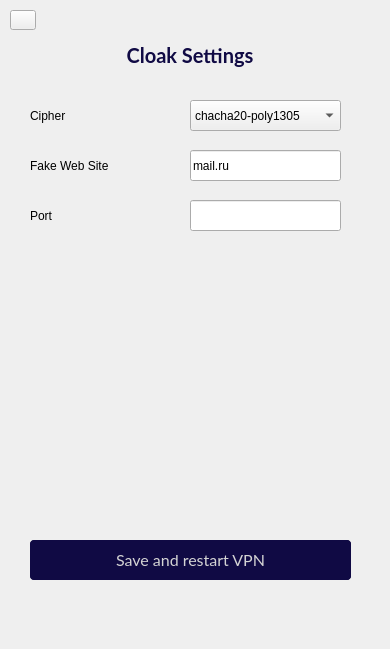
     <widget class="QWidget" name="page_proto_cloak">
      <widget class="QPushButton" name="pushButton_back_from_cloak_settings">
       <property name="geometry">
        <rect>
         <x>10</x>
         <y>10</y>
         <width>26</width>
         <height>20</height>
        </rect>
       </property>
       <property name="cursor">
        <cursorShape>PointingHandCursor</cursorShape>
       </property>
       <property name="styleSheet">
        <string notr="true">QPushButton {
	image: url(:/images/arrow_right.png);
	image-position: left;
	text-align: left;
    /*font: 17pt &quot;Ancient&quot;;*/

	padding: 1px;
	image: url(:/images/arrow_left.png);
}
QPushButton:hover {
	padding: 0px;
}

</string>
       </property>
       <property name="text">
        <string/>
       </property>
      </widget>
      <widget class="QWidget" name="widget_proto_cloak" native="true">
       <property name="geometry">
        <rect>
         <x>0</x>
         <y>40</y>
         <width>381</width>
         <height>600</height>
        </rect>
       </property>
       <widget class="QLineEdit" name="lineEdit_proto_cloak_port">
        <property name="geometry">
         <rect>
          <x>190</x>
          <y>160</y>
          <width>151</width>
          <height>31</height>
         </rect>
        </property>
        <property name="styleSheet">
         <string notr="true"/>
        </property>
        <property name="text">
         <string/>
        </property>
       </widget>
       <widget class="QLabel" name="label_105">
        <property name="enabled">
         <bool>true</bool>
        </property>
        <property name="geometry">
         <rect>
          <x>30</x>
          <y>160</y>
          <width>151</width>
          <height>31</height>
         </rect>
        </property>
        <property name="text">
         <string>Port</string>
        </property>
        <property name="wordWrap">
         <bool>true</bool>
        </property>
       </widget>
       <widget class="QLabel" name="label_44">
        <property name="geometry">
         <rect>
          <x>20</x>
          <y>0</y>
          <width>340</width>
          <height>30</height>
         </rect>
        </property>
        <property name="styleSheet">
         <string notr="true">font-family: Lato;
font-style: normal;
font-weight: bold;
font-size: 20px;
line-height: 25px;
color: #100A44;
</string>
        </property>
        <property name="text">
         <string>Cloak Settings</string>
        </property>
        <property name="alignment">
         <set>Qt::AlignCenter</set>
        </property>
        <property name="wordWrap">
         <bool>true</bool>
        </property>
       </widget>
       <widget class="QLineEdit" name="lineEdit_proto_cloak_site">
        <property name="geometry">
         <rect>
          <x>190</x>
          <y>110</y>
          <width>151</width>
          <height>31</height>
         </rect>
        </property>
        <property name="styleSheet">
         <string notr="true"/>
        </property>
        <property name="text">
         <string>mail.ru</string>
        </property>
       </widget>
       <widget class="QLabel" name="label_102">
        <property name="enabled">
         <bool>true</bool>
        </property>
        <property name="geometry">
         <rect>
          <x>30</x>
          <y>60</y>
          <width>151</width>
          <height>31</height>
         </rect>
        </property>
        <property name="text">
         <string>Cipher</string>
        </property>
        <property name="wordWrap">
         <bool>true</bool>
        </property>
       </widget>
       <widget class="QLabel" name="label_47">
        <property name="geometry">
         <rect>
          <x>30</x>
          <y>110</y>
          <width>130</width>
          <height>31</height>
         </rect>
        </property>
        <property name="minimumSize">
         <size>
          <width>130</width>
          <height>0</height>
         </size>
        </property>
        <property name="maximumSize">
         <size>
          <width>130</width>
          <height>16777215</height>
         </size>
        </property>
        <property name="text">
         <string>Fake Web Site</string>
        </property>
       </widget>
       <widget class="QComboBox" name="comboBox_proto_cloak_cipher">
        <property name="geometry">
         <rect>
          <x>190</x>
          <y>60</y>
          <width>151</width>
          <height>31</height>
         </rect>
        </property>
        <item>
         <property name="text">
          <string>chacha20-poly1305</string>
         </property>
        </item>
        <item>
         <property name="text">
          <string>aes-256-gcm</string>
         </property>
        </item>
        <item>
         <property name="text">
          <string>aes-192-gcm</string>
         </property>
        </item>
        <item>
         <property name="text">
          <string>aes-128-gcm</string>
         </property>
        </item>
        <item>
         <property name="text">
          <string>plain</string>
         </property>
        </item>
       </widget>
       <widget class="QPushButton" name="pushButton_proto_cloak_save">
        <property name="geometry">
         <rect>
          <x>30</x>
          <y>500</y>
          <width>321</width>
          <height>40</height>
         </rect>
        </property>
        <property name="cursor">
         <cursorShape>PointingHandCursor</cursorShape>
        </property>
        <property name="styleSheet">
         <string notr="true">QPushButton {
color:rgb(212, 212, 212);
border-radius: 4px;

font-family: Lato;
font-style: normal;
font-weight: normal;
font-size: 16px;
line-height: 21px;

background: #100A44;
border-radius: 4px;
}
QPushButton:hover {
background: #211966;
}</string>
        </property>
        <property name="text">
         <string>Save and restart VPN</string>
        </property>
       </widget>
       <widget class="QProgressBar" name="progressBar_proto_cloak_reset">
        <property name="geometry">
         <rect>
          <x>30</x>
          <y>500</y>
          <width>321</width>
          <height>40</height>
         </rect>
        </property>
        <property name="styleSheet">
         <string notr="true">QProgressBar{
color:rgb(212, 212, 212);
border-radius: 4px;

font-family: Lato;
font-style: normal;
font-weight: normal;
font-size: 16px;
line-height: 21px;

background: #100A44;
border-radius: 4px;
}

QProgressBar::chunk {
background: rgba(255, 255, 255, 0.15);
border-radius: 4px 0px 0px 4px;

}
</string>
        </property>
        <property name="value">
         <number>24</number>
        </property>
        <property name="alignment">
         <set>Qt::AlignCenter</set>
        </property>
        <property name="textVisible">
         <bool>true</bool>
        </property>
        <property name="format">
         <string>Configuring...</string>
        </property>
       </widget>
       <widget class="QLabel" name="label_proto_cloak_info">
        <property name="enabled">
         <bool>true</bool>
        </property>
        <property name="geometry">
         <rect>
          <x>30</x>
          <y>550</y>
          <width>321</width>
          <height>41</height>
         </rect>
        </property>
        <property name="text">
         <string/>
        </property>
        <property name="alignment">
         <set>Qt::AlignCenter</set>
        </property>
        <property name="wordWrap">
         <bool>true</bool>
        </property>
       </widget>
       <zorder>progressBar_proto_cloak_reset</zorder>
       <zorder>lineEdit_proto_cloak_port</zorder>
       <zorder>label_105</zorder>
       <zorder>label_44</zorder>
       <zorder>lineEdit_proto_cloak_site</zorder>
       <zorder>label_102</zorder>
       <zorder>label_47</zorder>
       <zorder>comboBox_proto_cloak_cipher</zorder>
       <zorder>pushButton_proto_cloak_save</zorder>
       <zorder>label_proto_cloak_info</zorder>
      </widget>
     </widget>
